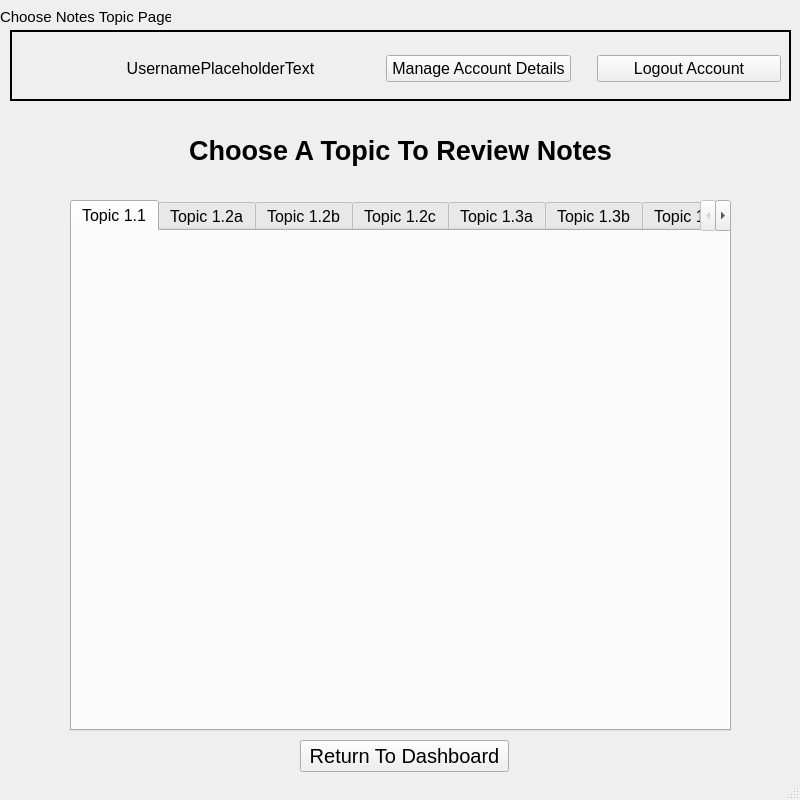
<?xml version="1.0" encoding="UTF-8"?>
<ui version="4.0">
 <class>MainWindow</class>
 <widget class="QMainWindow" name="MainWindow">
  <property name="geometry">
   <rect>
    <x>0</x>
    <y>0</y>
    <width>800</width>
    <height>800</height>
   </rect>
  </property>
  <property name="sizePolicy">
   <sizepolicy hsizetype="Fixed" vsizetype="Fixed">
    <horstretch>0</horstretch>
    <verstretch>0</verstretch>
   </sizepolicy>
  </property>
  <property name="minimumSize">
   <size>
    <width>800</width>
    <height>800</height>
   </size>
  </property>
  <property name="maximumSize">
   <size>
    <width>800</width>
    <height>800</height>
   </size>
  </property>
  <property name="windowTitle">
   <string>MainWindow</string>
  </property>
  <widget class="QWidget" name="centralwidget">
   <widget class="QFrame" name="frame_4">
    <property name="geometry">
     <rect>
      <x>10</x>
      <y>30</y>
      <width>781</width>
      <height>71</height>
     </rect>
    </property>
    <property name="frameShape">
     <enum>QFrame::Box</enum>
    </property>
    <property name="frameShadow">
     <enum>QFrame::Plain</enum>
    </property>
    <property name="lineWidth">
     <number>2</number>
    </property>
    <widget class="QWidget" name="horizontalLayoutWidget_2">
     <property name="geometry">
      <rect>
       <x>10</x>
       <y>0</y>
       <width>761</width>
       <height>77</height>
      </rect>
     </property>
     <layout class="QHBoxLayout" name="horizontalLayout_2">
      <item>
       <widget class="QLabel" name="image_2">
        <property name="sizePolicy">
         <sizepolicy hsizetype="Preferred" vsizetype="Preferred">
          <horstretch>0</horstretch>
          <verstretch>0</verstretch>
         </sizepolicy>
        </property>
        <property name="maximumSize">
         <size>
          <width>55</width>
          <height>55</height>
         </size>
        </property>
        <property name="text">
         <string/>
        </property>
        <property name="pixmap">
         <pixmap>../../../../../../Downloads/images__1_-removebg-preview.png</pixmap>
        </property>
        <property name="scaledContents">
         <bool>true</bool>
        </property>
       </widget>
      </item>
      <item>
       <widget class="QLabel" name="username_2">
        <property name="sizePolicy">
         <sizepolicy hsizetype="Fixed" vsizetype="Preferred">
          <horstretch>0</horstretch>
          <verstretch>0</verstretch>
         </sizepolicy>
        </property>
        <property name="minimumSize">
         <size>
          <width>279</width>
          <height>0</height>
         </size>
        </property>
        <property name="maximumSize">
         <size>
          <width>279</width>
          <height>16777215</height>
         </size>
        </property>
        <property name="font">
         <font>
          <pointsize>12</pointsize>
         </font>
        </property>
        <property name="text">
         <string>UsernamePlaceholderText</string>
        </property>
        <property name="alignment">
         <set>Qt::AlignCenter</set>
        </property>
       </widget>
      </item>
      <item>
       <spacer name="horizontalSpacer_4">
        <property name="orientation">
         <enum>Qt::Horizontal</enum>
        </property>
        <property name="sizeType">
         <enum>QSizePolicy::Fixed</enum>
        </property>
        <property name="sizeHint" stdset="0">
         <size>
          <width>20</width>
          <height>20</height>
         </size>
        </property>
       </spacer>
      </item>
      <item>
       <widget class="QPushButton" name="manageAccountDetails_2">
        <property name="font">
         <font>
          <pointsize>12</pointsize>
         </font>
        </property>
        <property name="text">
         <string>Manage Account Details</string>
        </property>
       </widget>
      </item>
      <item>
       <spacer name="horizontalSpacer_5">
        <property name="orientation">
         <enum>Qt::Horizontal</enum>
        </property>
        <property name="sizeType">
         <enum>QSizePolicy::Fixed</enum>
        </property>
        <property name="sizeHint" stdset="0">
         <size>
          <width>20</width>
          <height>20</height>
         </size>
        </property>
       </spacer>
      </item>
      <item>
       <widget class="QPushButton" name="logoutAccount_2">
        <property name="font">
         <font>
          <pointsize>12</pointsize>
         </font>
        </property>
        <property name="text">
         <string>Logout Account</string>
        </property>
       </widget>
      </item>
     </layout>
    </widget>
   </widget>
   <widget class="QLabel" name="labelForPage_3">
    <property name="geometry">
     <rect>
      <x>0</x>
      <y>0</y>
      <width>171</width>
      <height>33</height>
     </rect>
    </property>
    <property name="font">
     <font>
      <pointsize>11</pointsize>
      <weight>50</weight>
      <bold>false</bold>
      <kerning>true</kerning>
     </font>
    </property>
    <property name="tabletTracking">
     <bool>false</bool>
    </property>
    <property name="layoutDirection">
     <enum>Qt::LeftToRight</enum>
    </property>
    <property name="styleSheet">
     <string notr="true"/>
    </property>
    <property name="text">
     <string>Choose Notes Topic Page</string>
    </property>
   </widget>
   <widget class="QWidget" name="verticalLayoutWidget_2">
    <property name="geometry">
     <rect>
      <x>70</x>
      <y>110</y>
      <width>661</width>
      <height>81</height>
     </rect>
    </property>
    <layout class="QVBoxLayout" name="welcomeLayout_2">
     <item>
      <widget class="QLabel" name="welcomeHeader_2">
       <property name="font">
        <font>
         <pointsize>20</pointsize>
         <weight>75</weight>
         <bold>true</bold>
        </font>
       </property>
       <property name="mouseTracking">
        <bool>true</bool>
       </property>
       <property name="layoutDirection">
        <enum>Qt::LeftToRight</enum>
       </property>
       <property name="styleSheet">
        <string notr="true"/>
       </property>
       <property name="text">
        <string>Choose A Topic To Review Notes</string>
       </property>
       <property name="alignment">
        <set>Qt::AlignCenter</set>
       </property>
      </widget>
     </item>
    </layout>
   </widget>
   <widget class="QTabWidget" name="topics">
    <property name="geometry">
     <rect>
      <x>70</x>
      <y>200</y>
      <width>661</width>
      <height>531</height>
     </rect>
    </property>
    <property name="font">
     <font>
      <pointsize>12</pointsize>
     </font>
    </property>
    <property name="currentIndex">
     <number>0</number>
    </property>
    <widget class="QWidget" name="topic1_1">
     <attribute name="title">
      <string>Topic 1.1</string>
     </attribute>
     <widget class="QLabel" name="label">
      <property name="geometry">
       <rect>
        <x>0</x>
        <y>0</y>
        <width>651</width>
        <height>501</height>
       </rect>
      </property>
      <property name="text">
       <string/>
      </property>
      <property name="pixmap">
       <pixmap>../../../../../Pictures/Screenshots 1/Screenshot 2025-08-20 204400.png</pixmap>
      </property>
      <property name="scaledContents">
       <bool>true</bool>
      </property>
     </widget>
    </widget>
    <widget class="QWidget" name="topic1_2a">
     <attribute name="title">
      <string>Topic 1.2a</string>
     </attribute>
     <widget class="QLabel" name="label_2">
      <property name="geometry">
       <rect>
        <x>0</x>
        <y>0</y>
        <width>651</width>
        <height>511</height>
       </rect>
      </property>
      <property name="text">
       <string/>
      </property>
      <property name="pixmap">
       <pixmap>../../../../../Pictures/Screenshots 1/Screenshot 2025-08-20 204921.png</pixmap>
      </property>
      <property name="scaledContents">
       <bool>true</bool>
      </property>
     </widget>
    </widget>
    <widget class="QWidget" name="topic1_2b">
     <property name="autoFillBackground">
      <bool>false</bool>
     </property>
     <attribute name="title">
      <string>Topic 1.2b</string>
     </attribute>
     <widget class="QLabel" name="label_5">
      <property name="geometry">
       <rect>
        <x>0</x>
        <y>0</y>
        <width>651</width>
        <height>511</height>
       </rect>
      </property>
      <property name="text">
       <string/>
      </property>
      <property name="pixmap">
       <pixmap>../../../../../Pictures/Screenshots 1/Screenshot 2025-08-20 205809.png</pixmap>
      </property>
      <property name="scaledContents">
       <bool>true</bool>
      </property>
     </widget>
    </widget>
    <widget class="QWidget" name="topic1_2c">
     <attribute name="title">
      <string>Topic 1.2c</string>
     </attribute>
     <widget class="QLabel" name="label_6">
      <property name="geometry">
       <rect>
        <x>0</x>
        <y>0</y>
        <width>651</width>
        <height>511</height>
       </rect>
      </property>
      <property name="text">
       <string/>
      </property>
      <property name="pixmap">
       <pixmap>../../../../../Pictures/Screenshots 1/Screenshot 2025-08-20 205909.png</pixmap>
      </property>
      <property name="scaledContents">
       <bool>true</bool>
      </property>
     </widget>
    </widget>
    <widget class="QWidget" name="topic1_3a">
     <attribute name="title">
      <string>Topic 1.3a</string>
     </attribute>
     <widget class="QLabel" name="label_7">
      <property name="geometry">
       <rect>
        <x>0</x>
        <y>0</y>
        <width>651</width>
        <height>511</height>
       </rect>
      </property>
      <property name="text">
       <string/>
      </property>
      <property name="pixmap">
       <pixmap>../../../../../Pictures/Screenshots 1/Screenshot 2025-08-20 210216.png</pixmap>
      </property>
      <property name="scaledContents">
       <bool>true</bool>
      </property>
     </widget>
    </widget>
    <widget class="QWidget" name="topic1_3b">
     <attribute name="title">
      <string>Topic 1.3b</string>
     </attribute>
     <widget class="QLabel" name="label_8">
      <property name="geometry">
       <rect>
        <x>0</x>
        <y>0</y>
        <width>651</width>
        <height>511</height>
       </rect>
      </property>
      <property name="text">
       <string/>
      </property>
      <property name="pixmap">
       <pixmap>../../../../../Pictures/Screenshots 1/Screenshot 2025-08-20 210243.png</pixmap>
      </property>
      <property name="scaledContents">
       <bool>true</bool>
      </property>
     </widget>
    </widget>
    <widget class="QWidget" name="topic1_4">
     <attribute name="title">
      <string>Topic 1.4</string>
     </attribute>
     <widget class="QLabel" name="label_9">
      <property name="geometry">
       <rect>
        <x>0</x>
        <y>0</y>
        <width>651</width>
        <height>511</height>
       </rect>
      </property>
      <property name="text">
       <string/>
      </property>
      <property name="pixmap">
       <pixmap>../../../../../Pictures/Screenshots 1/Screenshot 2025-08-20 210314.png</pixmap>
      </property>
      <property name="scaledContents">
       <bool>true</bool>
      </property>
     </widget>
    </widget>
    <widget class="QWidget" name="topic1_5">
     <attribute name="title">
      <string>Topic 1.5</string>
     </attribute>
     <widget class="QLabel" name="label_10">
      <property name="geometry">
       <rect>
        <x>0</x>
        <y>0</y>
        <width>651</width>
        <height>511</height>
       </rect>
      </property>
      <property name="text">
       <string/>
      </property>
      <property name="pixmap">
       <pixmap>../../../../../Pictures/Screenshots 1/Screenshot 2025-08-20 210357.png</pixmap>
      </property>
      <property name="scaledContents">
       <bool>true</bool>
      </property>
     </widget>
    </widget>
    <widget class="QWidget" name="topic1_6">
     <attribute name="title">
      <string>Topic 1.6</string>
     </attribute>
     <widget class="QLabel" name="label_11">
      <property name="geometry">
       <rect>
        <x>0</x>
        <y>0</y>
        <width>651</width>
        <height>511</height>
       </rect>
      </property>
      <property name="text">
       <string/>
      </property>
      <property name="pixmap">
       <pixmap>../../../../../Pictures/Screenshots 1/Screenshot 2025-08-20 210421.png</pixmap>
      </property>
      <property name="scaledContents">
       <bool>true</bool>
      </property>
     </widget>
    </widget>
    <widget class="QWidget" name="topic2_1a">
     <attribute name="title">
      <string>Topic 2.1a</string>
     </attribute>
     <widget class="QLabel" name="label_12">
      <property name="geometry">
       <rect>
        <x>0</x>
        <y>0</y>
        <width>651</width>
        <height>511</height>
       </rect>
      </property>
      <property name="text">
       <string/>
      </property>
      <property name="pixmap">
       <pixmap>../../../../../Pictures/Screenshots 1/Screenshot 2025-08-20 210912.png</pixmap>
      </property>
      <property name="scaledContents">
       <bool>true</bool>
      </property>
     </widget>
    </widget>
    <widget class="QWidget" name="topic2_1b">
     <attribute name="title">
      <string>Topic 2.1b</string>
     </attribute>
     <widget class="QLabel" name="label_13">
      <property name="geometry">
       <rect>
        <x>0</x>
        <y>0</y>
        <width>651</width>
        <height>511</height>
       </rect>
      </property>
      <property name="text">
       <string/>
      </property>
      <property name="pixmap">
       <pixmap>../../../../../Pictures/Screenshots 1/Screenshot 2025-08-20 210947.png</pixmap>
      </property>
      <property name="scaledContents">
       <bool>true</bool>
      </property>
     </widget>
    </widget>
    <widget class="QWidget" name="topic2_2a">
     <attribute name="title">
      <string>Topic 2.2a</string>
     </attribute>
     <widget class="QLabel" name="label_14">
      <property name="geometry">
       <rect>
        <x>0</x>
        <y>0</y>
        <width>651</width>
        <height>511</height>
       </rect>
      </property>
      <property name="text">
       <string/>
      </property>
      <property name="pixmap">
       <pixmap>../../../../../Pictures/Screenshots 1/Screenshot 2025-08-20 211022.png</pixmap>
      </property>
      <property name="scaledContents">
       <bool>true</bool>
      </property>
     </widget>
    </widget>
    <widget class="QWidget" name="topic2_2b">
     <attribute name="title">
      <string>Topic 2.2b</string>
     </attribute>
     <widget class="QLabel" name="label_15">
      <property name="geometry">
       <rect>
        <x>0</x>
        <y>0</y>
        <width>651</width>
        <height>511</height>
       </rect>
      </property>
      <property name="text">
       <string/>
      </property>
      <property name="pixmap">
       <pixmap>../../../../../Pictures/Screenshots 1/Screenshot 2025-08-20 211114.png</pixmap>
      </property>
      <property name="scaledContents">
       <bool>true</bool>
      </property>
     </widget>
    </widget>
    <widget class="QWidget" name="topic2_3">
     <attribute name="title">
      <string>Topic 2.3</string>
     </attribute>
     <widget class="QLabel" name="label_16">
      <property name="geometry">
       <rect>
        <x>0</x>
        <y>0</y>
        <width>651</width>
        <height>511</height>
       </rect>
      </property>
      <property name="text">
       <string/>
      </property>
      <property name="pixmap">
       <pixmap>../../../../../Pictures/Screenshots 1/Screenshot 2025-08-20 211135.png</pixmap>
      </property>
      <property name="scaledContents">
       <bool>true</bool>
      </property>
     </widget>
    </widget>
    <widget class="QWidget" name="topic2_4">
     <attribute name="title">
      <string>Topic 2.4</string>
     </attribute>
     <widget class="QLabel" name="label_17">
      <property name="geometry">
       <rect>
        <x>0</x>
        <y>0</y>
        <width>651</width>
        <height>511</height>
       </rect>
      </property>
      <property name="text">
       <string/>
      </property>
      <property name="pixmap">
       <pixmap>../../../../../Pictures/Screenshots 1/Screenshot 2025-08-20 211159.png</pixmap>
      </property>
      <property name="scaledContents">
       <bool>true</bool>
      </property>
     </widget>
    </widget>
    <widget class="QWidget" name="topic2_5">
     <attribute name="title">
      <string>Topic 2.5</string>
     </attribute>
     <widget class="QLabel" name="label_18">
      <property name="geometry">
       <rect>
        <x>0</x>
        <y>0</y>
        <width>651</width>
        <height>511</height>
       </rect>
      </property>
      <property name="text">
       <string/>
      </property>
      <property name="pixmap">
       <pixmap>../../../../../Pictures/Screenshots 1/Screenshot 2025-08-20 211222.png</pixmap>
      </property>
      <property name="scaledContents">
       <bool>true</bool>
      </property>
     </widget>
    </widget>
   </widget>
   <widget class="QPushButton" name="returnToDashboard">
    <property name="geometry">
     <rect>
      <x>300</x>
      <y>740</y>
      <width>209</width>
      <height>32</height>
     </rect>
    </property>
    <property name="font">
     <font>
      <pointsize>15</pointsize>
     </font>
    </property>
    <property name="text">
     <string>Return To Dashboard</string>
    </property>
   </widget>
  </widget>
  <widget class="QMenuBar" name="menubar">
   <property name="geometry">
    <rect>
     <x>0</x>
     <y>0</y>
     <width>800</width>
     <height>21</height>
    </rect>
   </property>
  </widget>
  <widget class="QStatusBar" name="statusbar"/>
 </widget>
 <resources/>
 <connections/>
</ui>
